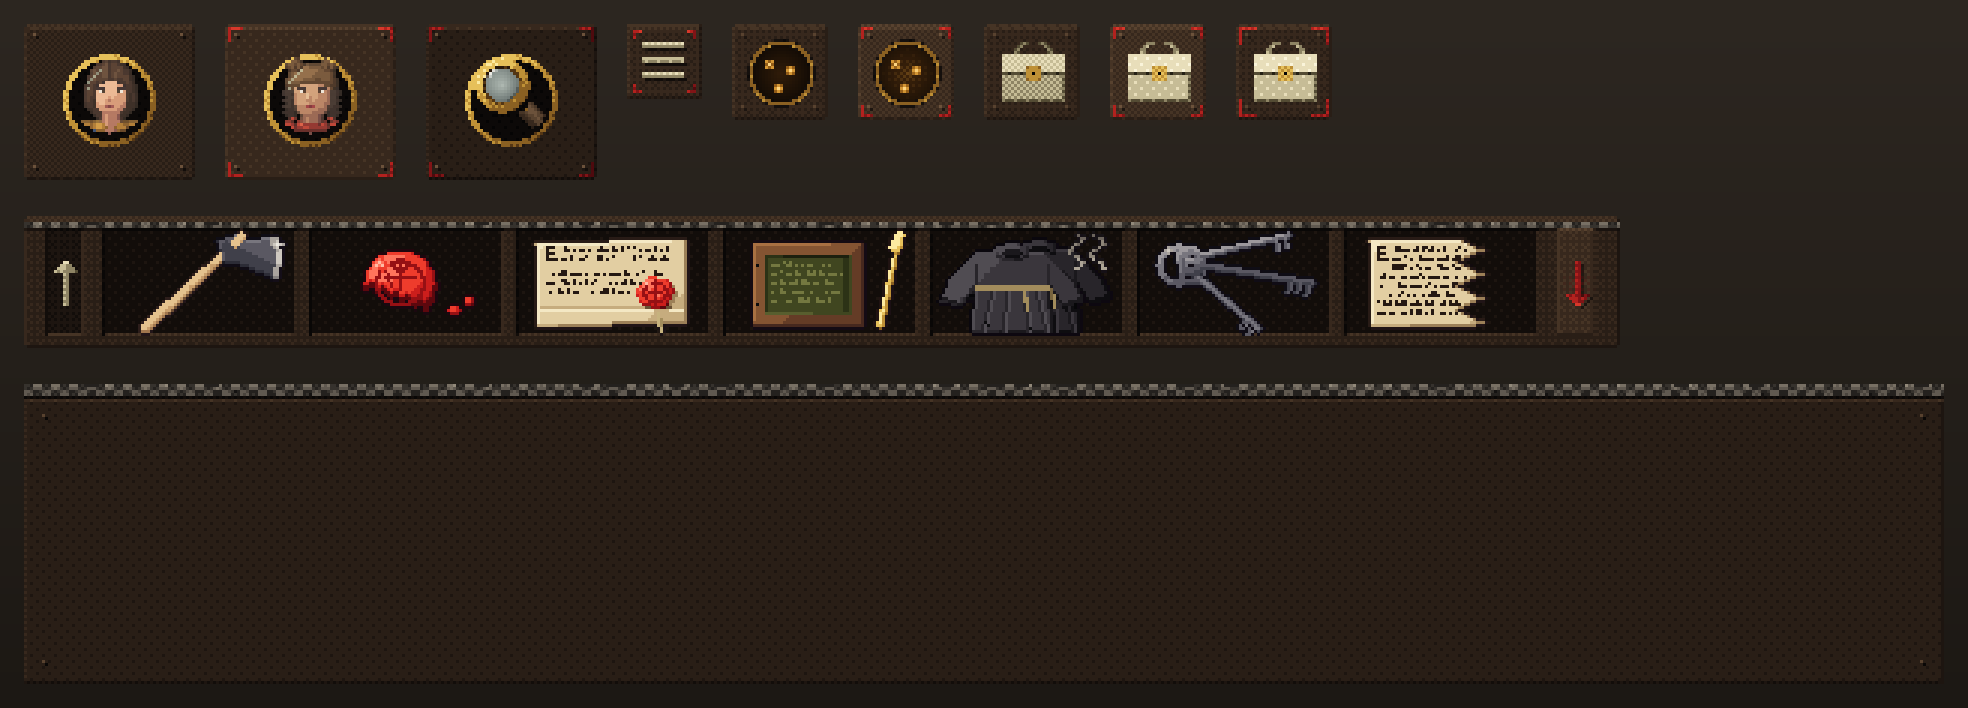

Recreate this plot in Python.
#!/usr/bin/env python3
"""
La Conjura de l'Avet — làmina de revisió del HUD (adapters/benne/tools/hd640/hud.py), ×3, sense tocar el projecte
Benne.

A dalt, el botó «Canvia» (normal, hover i pressed; amb la cara de la Iri, la de la Vet i la lupa de la pista a la
finestra) i els altres botons (menú, punts, bossa) damunt d'un mur de pedra fosc; a sota, la safata de l'inventari
amb unes quantes icones i el tauler de la franja.
Ús: python3 hud.py  →  hud.png
"""
import sys
from pathlib import Path

from PIL import Image, ImageDraw

HERE = Path(__file__).resolve().parent
TOOLS = HERE.parents[1] / 'adapters/benne/tools'
sys.path.insert(0, str(TOOLS))
sys.path.insert(0, str(TOOLS / 'hd640'))
from pixels import nearest  # noqa: E402
import hud as H  # noqa: E402
from hd640 import items  # noqa: E402

S = 3


def main():
    cw, ch = H.vg.CANVIA[2], H.CANVIA_H
    mx, my, ms = H.vg.MENU
    finestra = [H.retrat('iri'), H.retrat('vet'), H.lupa_mini()]
    placa = [H.placa_boto(cw, ch), H.placa_boto(cw, ch, hover=True), H.placa_boto(cw, ch, pressed=True)]
    peces = [H.crop_bar(H.vg.menu_button, mx, my, ms, ms), H.boto(H.punts_icon), H.boto(H.punts_icon, hover=True),
             H.boto(H.bossa_icon), H.boto(H.bossa_icon, hover=True), H.boto(H.bossa_icon, on=True)]
    safata = H.safata()
    tauler = H.tauler()
    W = max(tauler.width, safata.width) + 16
    Ht = 8 + ch + 12 + safata.height + 12 + tauler.height + 8
    out = Image.new('RGBA', (W, Ht), (40, 36, 32, 255))
    d = ImageDraw.Draw(out)
    for y in range(Ht):                                       # un mur de pedra fosc, a la llum d'una espelma
        d.line([(0, y), (W, y)], fill=(44 - y // 14, 38 - y // 16, 32 - y // 18))
    x = 8
    port = (H.vg.PORT[0] - H.vg.CANVIA[0], (ch - 1) // 2)
    for i, p in enumerate(placa):
        out.alpha_composite(p, (x, 8))
        f = finestra[i]
        out.alpha_composite(f, (x + port[0] - f.width // 2, 8 + port[1] - f.height // 2 - 1))
        x += p.width + 10
    for p in peces:
        out.alpha_composite(p, (x, 8))
        x += p.width + 10
    y = 8 + ch + 12
    out.alpha_composite(safata, (8, y))
    fx0, slots_x, fx1, top = H.safata_xy()
    sx, sy = H.SAFATA[0], H.SAFATA[1]
    for i, iid in enumerate(['destral', 'cera', 'salconduit', 'tauleta', 'habits', 'claus', 'carta_emma']):
        out.alpha_composite(items.render(iid), (8 + slots_x - sx + i * (H.SLOT_W + H.GAP), y + top - sy))
    out.alpha_composite(H.fletxa(True, False), (8 + fx0 - sx, y + top - sy))
    out.alpha_composite(H.fletxa(False, True), (8 + fx1 - sx, y + top - sy))
    y += safata.height + 12
    out.alpha_composite(tauler, (8, y))
    nearest(out, (W * S, Ht * S)).save(HERE / 'hud.png')
    print('hud.png', (W * S, Ht * S))


if __name__ == '__main__':
    main()
